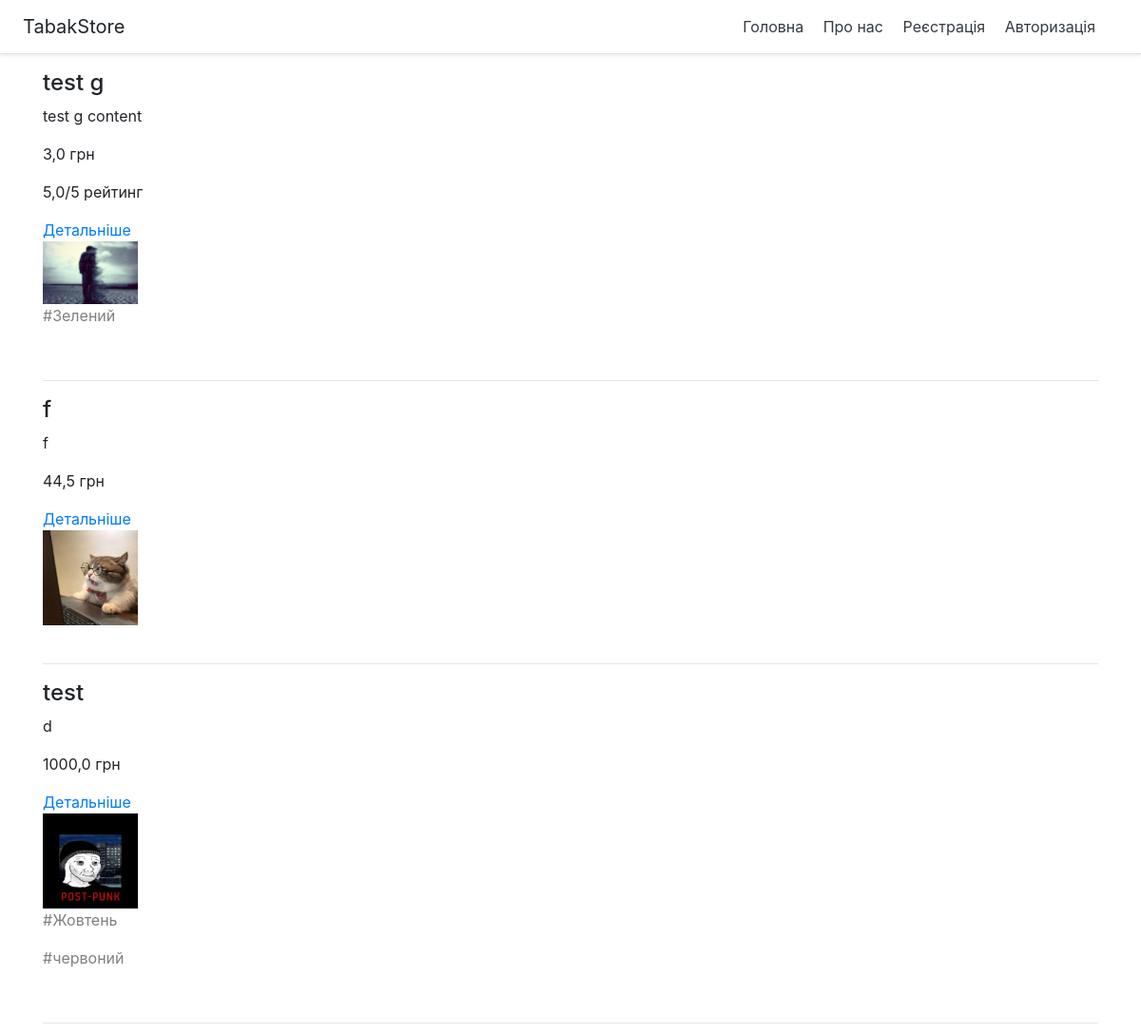
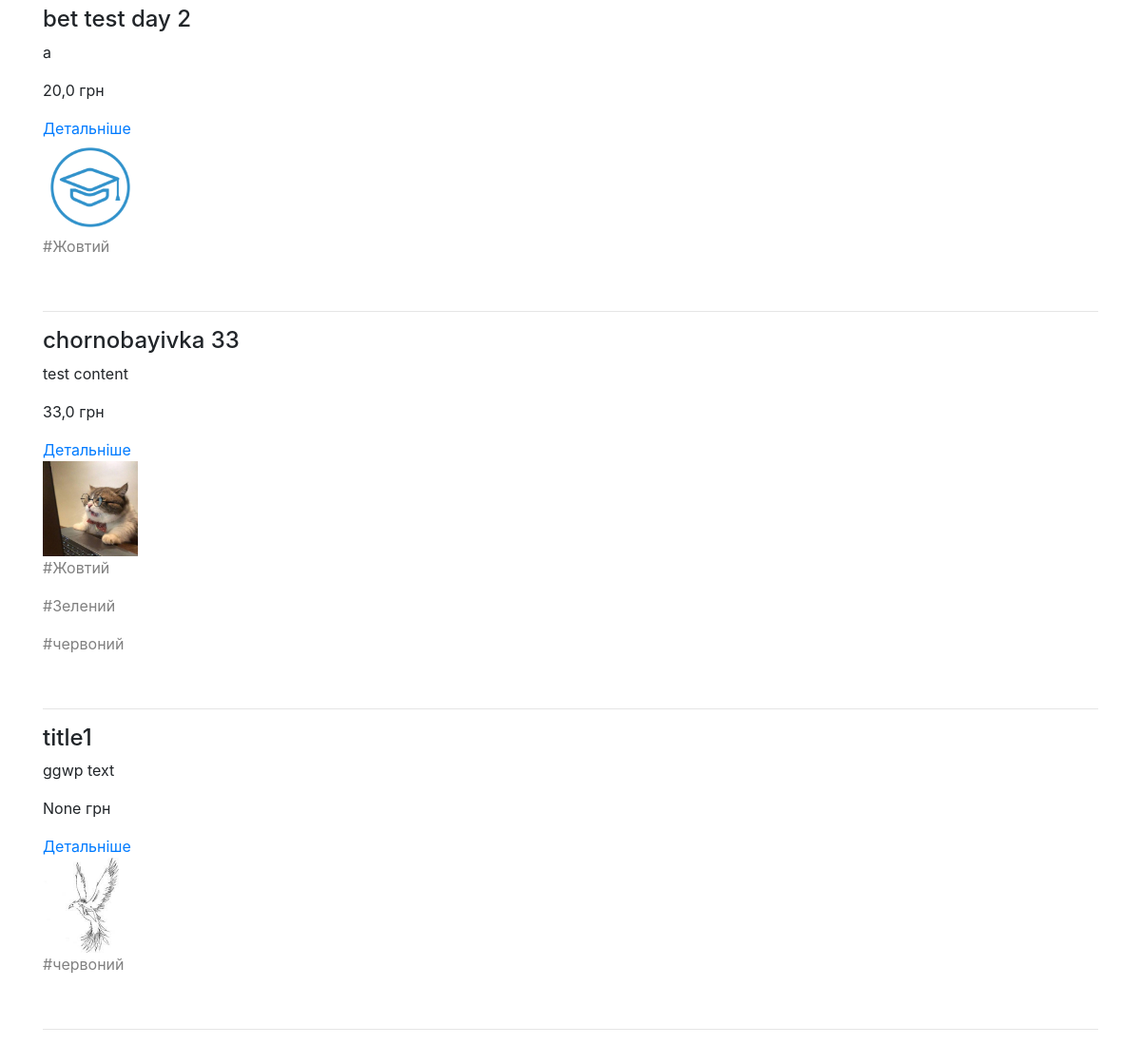
The page / on the database its author committed (2 pictures, top to bottom).
### news/models.py (models this page shows, shortened)
class News(models.Model):
    objects = None
    title = models.CharField(max_length=150, verbose_name='Назва новини')
    content = models.TextField(blank=True, verbose_name='Контент')
    created_at = models.DateTimeField(auto_now_add=True, verbose_name='Дата публікації')
    updated_at = models.DateTimeField(auto_now=True, verbose_name='Дата оновлення')
    photo = models.ImageField(upload_to='photos/%Y/%m/%d/%H/%M/%S', verbose_name='Фото', blank=True)
    is_published = models.BooleanField(default=True, verbose_name='Опубліковано ?')
    cost = models.FloatField(null=True, verbose_name='Ціна', blank=True)
    we_have = models.BooleanField(default=False, verbose_name='Є в наявності?', blank=True)
    rating = models.FloatField(null=True, verbose_name='Рейтинг', blank=True)
    categores = models.ManyToManyField(Category, blank=True)
    class Meta:
        verbose_name = 'Новина'
        verbose_name_plural = 'Новини'
        ordering = ['-created_at', 'title']

class Category(models.Model):
    objects = None
    title = models.CharField(max_length=150, db_index=True, verbose_name='Назва кетегорії')
    def __str__(self):
        return self.title
    class Meta:
        verbose_name = 'Категорія'
        verbose_name_plural = 'Категорії'
        ordering = ['title']

### news/views.py (the view)
# urls.py: path('', index),
def index(request):
    news = News.objects.order_by('-created_at')
    return render(request, 'new/index.html', {'news': news})

### news/templates/new/index.html (shortened to what this page needs)
{% extends 'new/base.html' %}
{% block content %}
{% for item in news %}
    <div>
        <h4>{{ item.title }} </h4>
        <p>{{ item.content }} </p>
        <p>{{ item.cost }} грн </p>
            {% if item.rating %}
                <p>{{ item.rating }}/5 рейтинг </p>
            {% endif %}
    <a class="" href="{% url 'post' item.id %}">Детальніше</a>
        <div class="media">
            {% if item.photo %}
         <img src="{{ item.photo.url }}" alt="" width="100">
            {% endif %}
        </div>
        {% for i in item.categores.all %}
        <p style="color: gray">#{{ i }} </p>
        {% endfor %}
        <br>
        <hr>
    </div>
{% endfor %}
{% endblock %}

### news/templates/new/base.html (shortened to what this page needs)
<!doctype html>
<html lang="ru">
<head>
    <link rel="stylesheet" href="https://stackpath.bootstrapcdn.com/bootstrap/4.5.0/css/bootstrap.min.css">
</head>
<body>
    <div class="d-flex flex-column flex-md-row align-items-center p-3 px-md-4 mb-3 bg-white border-bottom shadow-sm">
      <h5 class="my-0 mr-md-auto font-weight-normal">TabakStore</h5>
      <nav class="my-2 my-md-0 mr-md-3">
        <a class="p-2 text-dark" href="/">Головна</a>
         <a class="p-2 text-dark" href="/about">Про нас</a>
          {% if request.user.is_authenticated %}
          <a class="p-2 text-dark" href="{% url 'logout' %}">Вихід</a>
          {% else %}
          <a class="p-2 text-dark" href="/register">Реєстрація</a>
          <a class="p-2 text-dark" href="/login">Авторизація</a>
          {% endif %}
      </nav>
    </div>
    <div class="container">
        {% block content %}{% endblock %}
    </div>
</body>
</html>

### rows shown on the page
News: title "test g", content "test g content", cost "3,0", rating "5,0", photo (picture)
Category: title "Зелений"
News: title "f", content "f", cost "44,5", photo (picture)
News: title "test", content "d", cost "1000,0", photo (picture)
Category: title "Жовтень"
Category: title "червоний"
News: title "bet test day 2", content "a", cost "20,0", photo (picture)
Category: title "Жовтий"
News: title "chornobayivka 33", content "test content", cost "33,0", photo (picture)
News: title "title1", content "ggwp text", cost "None", photo (picture)
